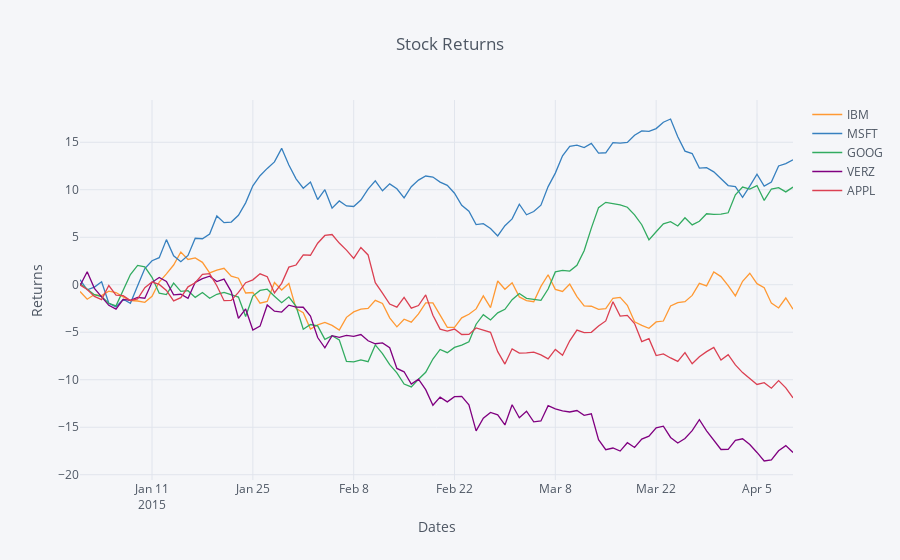

The cell this chart's notebook holds for it:
### Markdown cell above
We can also pass common metadata for the chart

### Code cell
df.iplot(theme='pearl',filename='Tutorial Metadata',title='Stock Returns',xTitle='Dates',yTitle='Returns')
